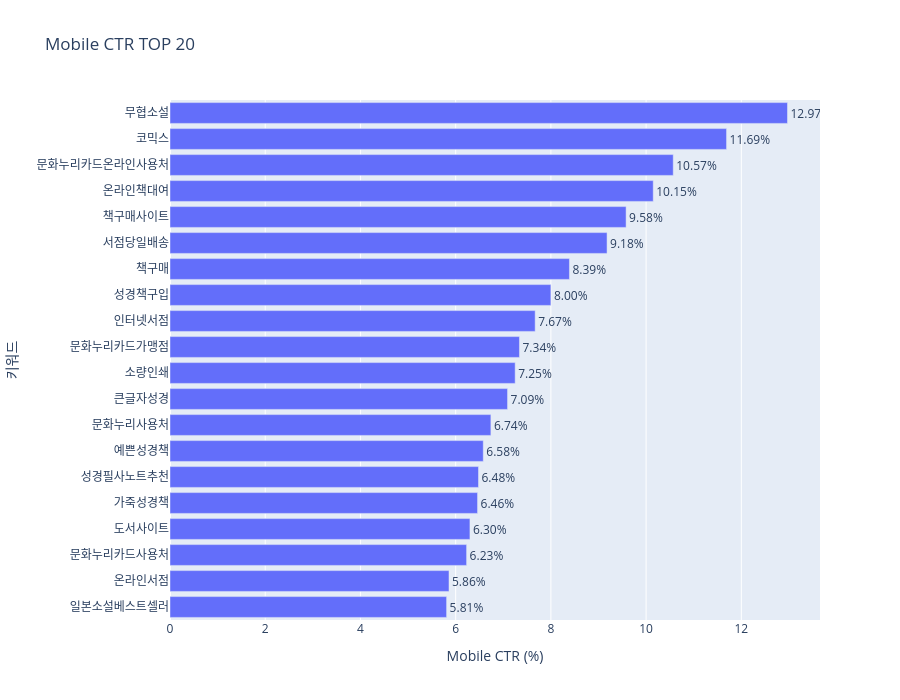

Here is the notebook cell this chart was saved with:
### Code cell
fig = px.bar(
    top_ctr_mobile,
    x="ctr_mobile",
    y="keyword",
    orientation="h",
    
    title="Mobile CTR TOP 20",
    
    labels={
        "keyword": "키워드",
        "ctr_mobile": "Mobile CTR (%)",
        "search_mobile": "Mobile 검색량"
    },
    
    hover_data=[
        "search_mobile",
        "click_mobile",
        "competition"
    ],
    
    text="ctr_mobile"
)

fig.update_layout(
    yaxis={
        "categoryorder": "total ascending"
    },
    height=700
)

fig.update_traces(
    texttemplate="%{text:.2f}%",
    textposition="outside"
)

fig.show()

### Figure 1 — Plotly figure (JSON) as saved in the notebook; plotly's stock layout.template omitted (floating-point values rounded to 4 significant figures)
{"data": [{"alignmentgroup": "True", "customdata": [[5170, 623.4, "높음"], [2210, 238.4, "중간"], [2420, 244.4, "높음"], [1350, 127.7, "중간"], [910, 81, "높음"], [680, 58.9, "높음"], [800, 63.4, "높음"], [540, 41.8, "높음"], [3040, 218.8, "높음"], [3000, 204, "높음"], [1010, 68.6, "높음"], [530, 36.2, "높음"], [3240, 203.4, "높음"], [1260, 78.4, "높음"], [1020, 63, "높음"], [710, 44, "높음"], [1050, 62.6, "높음"], [25100, 1462.0, "높음"], [1490, 83.4, "높음"], [1300, 70.7, "중간"]], "hovertemplate": "Mobile CTR (%)=%{text}<br>키워드=%{y}<br>Mobile 검색량=%{customdata[0]}<br>click_mobile=%{customdata[1]}<br>competition=%{customdata[2]}<extra></extra>", "legendgroup": "", "marker": {"color": "#636efa", "pattern": {"shape": ""}}, "name": "", "offsetgroup": "", "orientation": "h", "showlegend": false, "text": [12.97, 11.69, 10.57, 10.15, 9.58, 9.18, 8.39, 8, 7.67, 7.34, 7.25, 7.09, 6.74, 6.58, 6.48, 6.46, 6.3, 6.23, 5.86, 5.81], "textposition": "outside", "texttemplate": "%{text:.2f}%", "type": "bar", "x": [12.97, 11.69, 10.57, 10.15, 9.58, 9.18, 8.39, 8, 7.67, 7.34, 7.25, 7.09, 6.74, 6.58, 6.48, 6.46, 6.3, 6.23, 5.86, 5.81], "xaxis": "x", "y": ["무협소설", "코믹스", "문화누리카드온라인사용처", "온라인책대여", "책구매사이트", "서점당일배송", "책구매", "성경책구입", "인터넷서점", "문화누리카드가맹점", "소량인쇄", "큰글자성경", "문화누리사용처", "예쁜성경책", "성경필사노트추천", "가죽성경책", "도서사이트", "문화누리카드사용처", "온라인서점", "일본소설베스트셀러"], "yaxis": "y"}], "layout": {"barmode": "relative", "height": 700, "legend": {"tracegroupgap": 0}, "title": {"text": "Mobile CTR TOP 20"}, "xaxis": {"anchor": "y", "domain": [0, 1], "title": {"text": "Mobile CTR (%)"}}, "yaxis": {"anchor": "x", "categoryorder": "total ascending", "domain": [0, 1], "title": {"text": "키워드"}}}}
